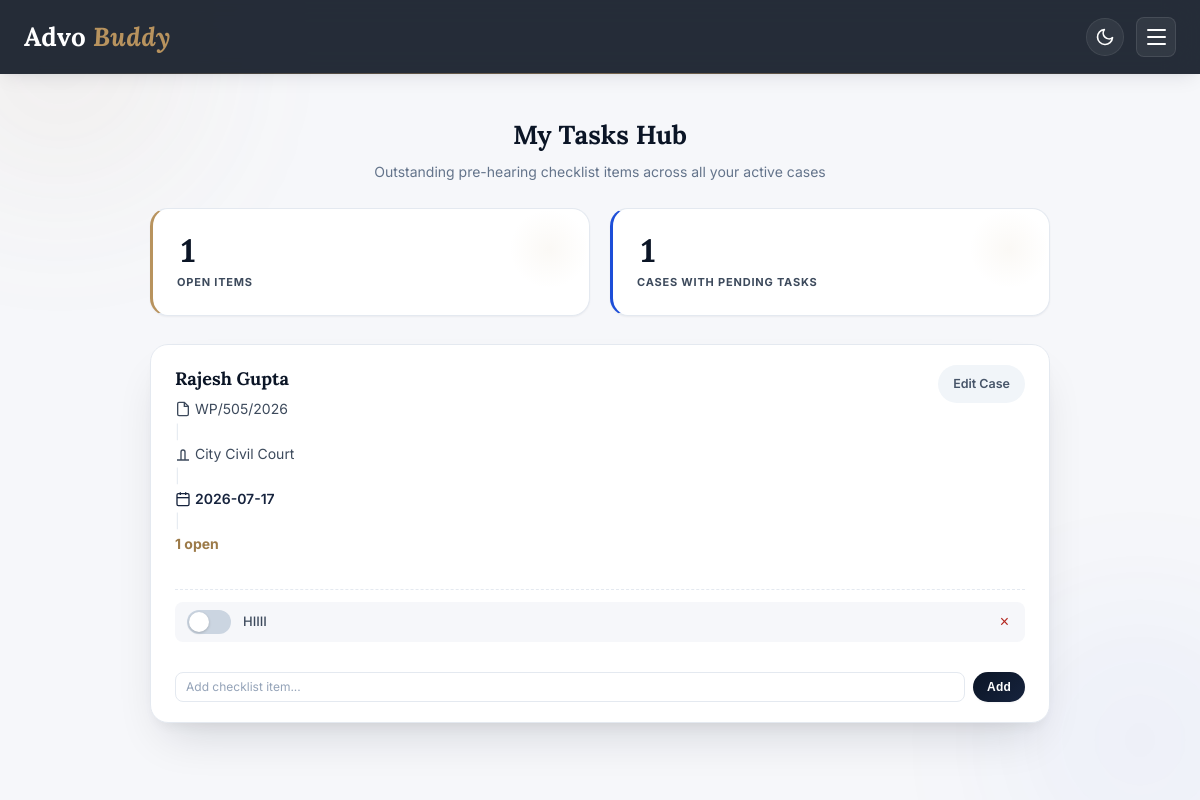
The app's page /tasks (signed in) with its own data.
### tables this page shows
CREATE TABLE case_tasks (
            id INTEGER PRIMARY KEY AUTOINCREMENT,
            case_id INTEGER NOT NULL,
            title TEXT NOT NULL,
            is_completed INTEGER DEFAULT 0,
            created_at TEXT DEFAULT CURRENT_TIMESTAMP,
            FOREIGN KEY (case_id) REFERENCES cases (id) ON DELETE CASCADE
        );

CREATE TABLE cases (
            id INTEGER PRIMARY KEY AUTOINCREMENT,
            advocate_id INTEGER NOT NULL,
            client_name TEXT NOT NULL,
            client_phone TEXT,
            case_number TEXT NOT NULL,
            court_name TEXT NOT NULL,
            case_type TEXT,
            next_hearing_date TEXT NOT NULL,
            notes TEXT,
            status TEXT DEFAULT 'Active',
            notify_client INTEGER DEFAULT 0,
            created_at TEXT DEFAULT CURRENT_TIMESTAMP, opposing_counsel TEXT, opposing_counsel_phone TEXT, judge_name TEXT, court_hall TEXT, item_number TEXT, case_stage TEXT, total_fee INTEGER DEFAULT 0, fee_paid INTEGER DEFAULT 0, expenses INTEGER DEFAULT 0,
            FOREIGN KEY (advocate_id) REFERENCES advocates (id)
        );

### app.py (the view)
@app.route("/tasks")
@login_required
def tasks_hub():
    advocate_id = session["advocate_id"]
    conn = get_db()
    cur = conn.cursor()
    cur.execute(
        """SELECT t.id AS task_id, t.title, t.is_completed, t.case_id,
                  c.client_name, c.case_number, c.court_name, c.next_hearing_date
           FROM case_tasks t
           JOIN cases c ON t.case_id = c.id
           WHERE c.advocate_id=%s AND c.status='Active'
           ORDER BY c.next_hearing_date ASC, t.id ASC""",
        (advocate_id,),
    )
    rows = cur.fetchall()
    cur.close()
    conn.close()
    cases_map = {}
    for row in rows:
        cid = row["case_id"]
        if cid not in cases_map:
            cases_map[cid] = {
                "case_id": cid,
                "client_name": row["client_name"],
                "case_number": row["case_number"],
                "court_name": row["court_name"],
                "next_hearing_date": row["next_hearing_date"],
                "tasks": [],
                "open_count": 0,
            }
        cases_map[cid]["tasks"].append(row)
        if not row["is_completed"]:
            cases_map[cid]["open_count"] += 1
    case_groups = [c for c in cases_map.values() if c["open_count"] > 0]
    case_groups.sort(key=lambda c: (c["next_hearing_date"], -c["open_count"]))
    total_open = sum(c["open_count"] for c in case_groups)
    return render_template(
        "tasks.html",
        case_groups=case_groups,
        total_open=total_open,
        total_cases=len(case_groups),
    )

### app.py (called while the page is built)
def get_db():
    if DATABASE_URL and HAS_POSTGRES:
        conn = psycopg2.connect(DATABASE_URL, cursor_factory=psycopg2.extras.RealDictCursor)
        return conn
    else:
        db_path = os.path.join(os.path.dirname(__file__), "advo_buddy.db")
        conn = sqlite3.connect(db_path)
        conn.row_factory = sqlite3.Row
        conn.execute("PRAGMA foreign_keys = ON;")
        return SQLiteConnectionWrapper(conn)

def login_required(f):
    @wraps(f)
    def wrapper(*args, **kwargs):
        if "advocate_id" not in session:
            flash("Please log in to continue.", "error")
            return redirect(url_for("login"))
        return f(*args, **kwargs)
    return wrapper

@app.context_processor
def inject_advocate():
    return {
        "current_advocate_name": session.get("advocate_name"),
        "current_advocate_avatar": session.get("advocate_avatar")
    }

    def execute(self, query, params=None):
        query = query.replace('%s', '?')
        if "SERIAL PRIMARY KEY" in query:
            query = query.replace("SERIAL PRIMARY KEY", "INTEGER PRIMARY KEY AUTOINCREMENT")
        if params is not None:
            if not isinstance(params, (list, tuple)):
                params = (params,)
            self.cursor.execute(query, params)
        else:
            self.cursor.execute(query)
        return self

    def fetchall(self):
        rows = self.cursor.fetchall()
        return [dict(row) for row in rows]

    def close(self):
        self.cursor.close()

    def cursor(self):
        return SQLiteCursorWrapper(self.conn.cursor())

    def close(self):
        self.conn.close()

### templates/tasks.html (shortened to what this page needs)
{% extends "base.html" %}
{% block content %}
<div class="form-container" style="max-width: 900px;">
    <div class="form-header staggered-entry">
        <h2>My Tasks Hub</h2>
        <p>Outstanding pre-hearing checklist items across all your active cases</p>
    </div>
    <div class="stats-row staggered-entry" style="grid-template-columns: repeat(auto-fit, minmax(200px, 1fr)); margin-bottom: 28px;">
        <div class="stat-card" style="border-left-color: var(--accent);">
            <div class="num" id="total-open-num">{{ total_open }}</div>
            <div class="label">Open Items</div>
        </div>
        <div class="stat-card" style="border-left-color: var(--info);">
            <div class="num" id="total-cases-num">{{ total_cases }}</div>
            <div class="label">Cases with Pending Tasks</div>
        </div>
    </div>
    <div id="task-hub-list" style="display: flex; flex-direction: column; gap: 16px;">
        {% for case in case_groups %}
        <div class="card-form reveal-up hub-case-section" data-case-id="{{ case['case_id'] }}" style="padding: 20px 24px;">
            <div style="display: flex; justify-content: space-between; align-items: flex-start; flex-wrap: wrap; gap: 12px;">
                <div>
                    <div style="font-family: 'Lora', serif; font-size: 18px; font-weight: 700; color: var(--text-dark);">
                        {{ case['client_name'] }}
                    </div>
                    <div class="meta" style="margin-top: 4px;">
                        <span class="meta-item" title="Case Number">
                            <svg class="icon-svg" viewBox="0 0 24 24"><path d="M14 2H6a2 2 0 0 0-2 2v16a2 2 0 0 0 2 2h12a2 2 0 0 0 2-2V8z"></path><polyline points="14 2 14 8 20 8"></polyline></svg>
                            {{ case['case_number'] }}
                        </span>
                        <span class="meta-divider">|</span>
                        <span class="meta-item" title="Court Name">
                            <svg class="icon-svg" viewBox="0 0 24 24"><path d="M3 21h18M9 21V9a3 3 0 0 1 6 0v12"></path></svg>
                            {{ case['court_name'] }}
                        </span>
                        <span class="meta-divider">|</span>
                        <span class="meta-item" title="Next Hearing Date" style="color: var(--primary-light); font-weight: 600;">
                            <svg class="icon-svg" viewBox="0 0 24 24"><rect x="3" y="4" width="18" height="18" rx="2" ry="2"></rect><line x1="16" y1="2" x2="16" y2="6"></line><line x1="8" y1="2" x2="8" y2="6"></line><line x1="3" y1="10" x2="21" y2="10"></line></svg>
                            {{ case['next_hearing_date'] }}
                        </span>
                        <span class="meta-divider">|</span>
                        <span class="meta-item hub-open-count" style="font-weight: 700; color: var(--accent-hover);">
                            {{ case['open_count'] }} open
                        </span>
                    </div>
                </div>
                <a href="{{ url_for('edit_case', case_id=case['case_id']) }}" class="btn-icon-text btn-edit">Edit Case</a>
            </div>
            <div class="hub-task-list" style="margin-top: 14px; display: flex; flex-direction: column; gap: 6px; border-top: 1px dashed var(--border-card); padding-top: 12px;">
                {% for task in case['tasks'] %}
                <div class="hub-task-row" data-task-id="{{ task['task_id'] }}" style="display: flex; align-items: center; justify-content: space-between; padding: 8px 12px; background: var(--bg-app); border-radius: var(--radius-sm); gap: 8px; transition: opacity 0.3s ease, transform 0.3s ease;">
                    <div class="checkbox-group" style="gap: 8px;">
                        <input type="checkbox" class="hub-task-checkbox" id="hub-task-{{ task['task_id'] }}" {% if task['is_completed'] %}checked{% endif %}>
                        <label for="hub-task-{{ task['task_id'] }}" style="font-size: 13px; {% if task['is_completed'] %}text-decoration: line-through; opacity: 0.5;{% endif %}">{{ task['title'] }}</label>
                    </div>
                    <button type="button" class="hub-task-delete" style="background: none; border: none; cursor: pointer; color: var(--danger); font-size: 16px; line-height: 1; padding: 0 4px;">&times;</button>
                </div>
                {% endfor %}
            </div>
            <div style="display: flex; gap: 8px; margin-top: 10px;">
                <input type="text" class="hub-add-task-input" placeholder="Add checklist item..." style="flex: 1; padding: 6px 10px; font-size: 12px; height: 30px;">
                <button type="button" class="btn-submit hub-add-task-btn" style="padding: 0 14px; font-size: 12px; height: 30px; line-height: 30px; margin: 0;">Add</button>
            </div>
        </div>
        {% endfor %}
    </div>
</div>
{% endblock %}

### records on screen
case_tasks: client_name "Rajesh Gupta", case_number "WP/505/2026", court_name "City Civil Court", next_hearing_date "2026-07-17", open_count "1", title "HIIII"

### other values on screen
{{ total_open }} "1"
{{ total_cases }} "1"
